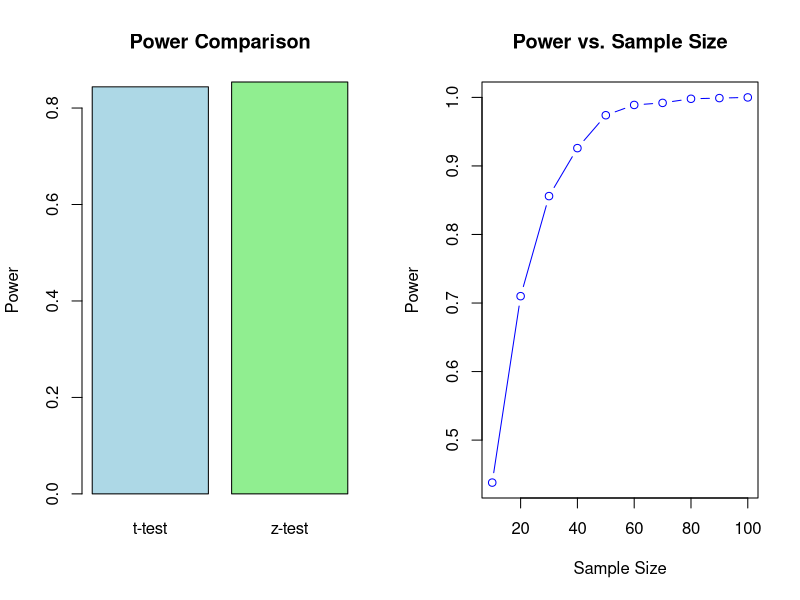

This figure's R source:
# Compare the power of different tests for the same hypothesis.

# Parameters
mu0 <- 5 # Null hypothesis mean
mu1 <- 6 # Alternative hypothesis mean
sigma <- 2 # Population standard deviation
n <- 30 # Sample size
alpha <- 0.05 # Significance level
N_sim <- 1000 # Number of simulations

# Initialize power counters
power_t_test <- 0
power_z_test <- 0

# Simulation
set.seed(123)
for (i in 1:N_sim) {
  # Simulate data under H1
  data <- rnorm(n, mean = mu1, sd = sigma)
  
  # Perform t-test
  t_test <- t.test(data, mu = mu0, alternative = "greater")
  if (t_test$p.value < alpha) {
    power_t_test <- power_t_test + 1
  }
  
  # Perform z-test
  z_stat <- (mean(data) - mu0) / (sigma / sqrt(n))
  z_critical <- qnorm(1 - alpha)
  if (z_stat > z_critical) {
    power_z_test <- power_z_test + 1
  }
}

# Output
print(paste("Power of t-test:", power_t_test / N_sim))
print(paste("Power of z-test:", power_z_test / N_sim))

# Graphical Output
par(mfrow = c(1, 2))

# Power comparison
barplot(c(power_t_test / N_sim, power_z_test / N_sim), 
        names.arg = c("t-test", "z-test"), 
        col = c("lightblue", "lightgreen"), 
        main = "Power Comparison", 
        ylab = "Power")

# Effect of sample size on power
sample_sizes <- seq(10, 100, by = 10)
power_t <- sapply(sample_sizes, function(n) {
  sum(replicate(N_sim, t.test(rnorm(n, mean = mu1, sd = sigma), mu = mu0, alternative = "greater")$p.value < alpha)) / N_sim
})

plot(sample_sizes, power_t, type = "b", col = "blue", 
     main = "Power vs. Sample Size", 
     xlab = "Sample Size", 
     ylab = "Power")
